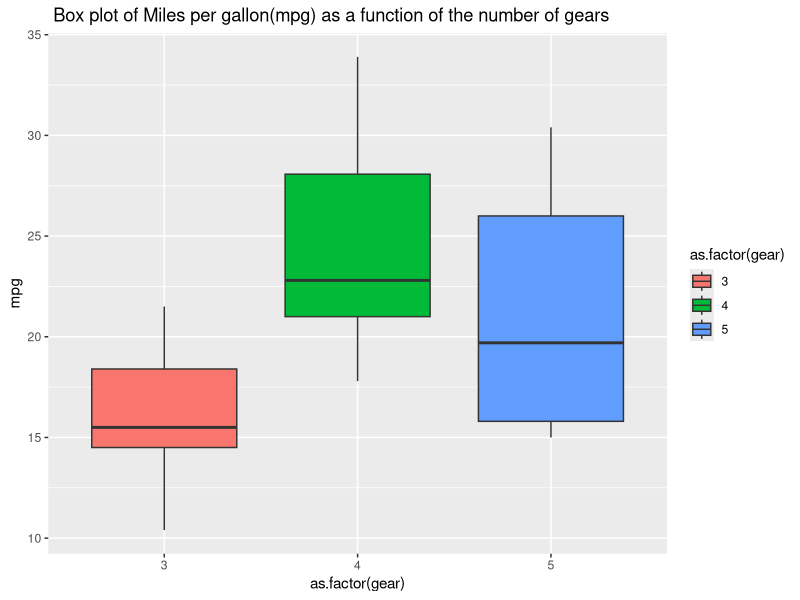
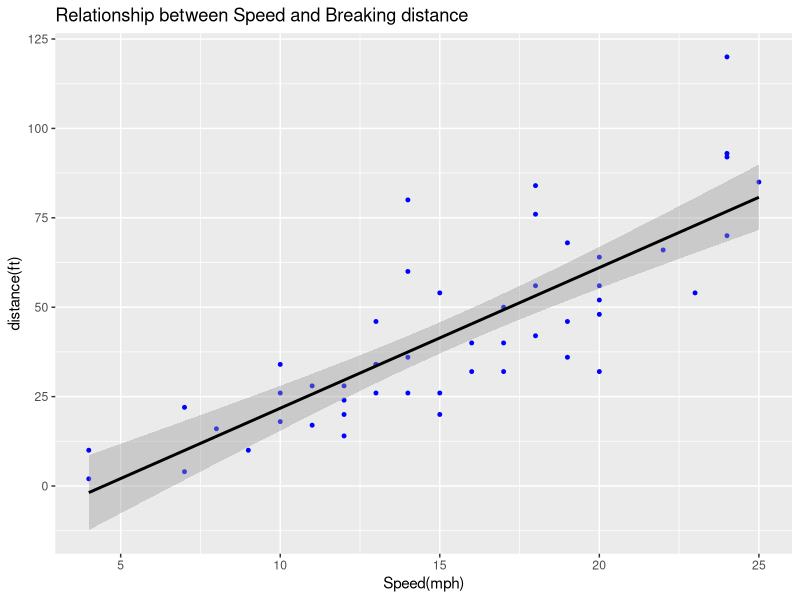

Source code (R) for these figures, in order:
## ---- chunk 1
# Task 3.1 
#R sum function,and vector specified. It will undertake calculation of the sum of all intergers between 5 and 55

sum(5:55)
## ---- chunk 2
#Task 3.2a
sumfun <- function(n){sum(5:n)}#sumfun function works by assigning n as function to calculate sum with changed n. So assign value of 10 to n, creation and running of sumfun function
sumfun(10)#sum(5:10)
## ---- chunk 3
#Task 3.2b
sumfun <- function(n){sum(5:n)}
sumfun(20)#sum(5:20) #So assign value of 20 to n, creation and running of sumfun function
## ---- chunk 4
#Task 3.2c
sumfun <- function(n){sum(5:n)}
sumfun(100)#sum(5:100) #So assign value of 100 to n, creation and running of sumfun function
## ---- chunk 5
#Task 3.3
fibseq<-seq(1,12)
fibseq[1]=1 # assignment of fibo value for the first entry 
fibseq[2]=1 ### assignment of fibo value for the second entry 
for (i in 3:12) # starting loop to find the entries between the third and twelth
fibseq[i]<-fibseq[i-1]+fibseq[i-2]
fibseq# print first 12 entries of the Fibonacci series after the first two entries
## ---- chunk 6
#Task 3.4
library(ggplot2)
ggplot(data = mtcars,#assigning the data being used
aes(x= as.factor (gear), y= mpg)) +
geom_boxplot(aes(fill= as.factor(gear) )) + ggtitle(" Box plot of Miles per gallon(mpg) as a function of the number of gears") 
# ggtitle add title aes aesthetic. as.factor convert variable #into factor

## ---- chunk 7
#3.5 
cars.lm<-lm(formula = dist~speed, data = cars)
summary(cars.lm)# to fit linear relationship between speed (in units of mph)and breaking distance (in units of feet) in the distance variable
# and using summary function as this provides value standard errors for #intercept and slope
## ---- chunk 8
#Task 3.6 
library(ggplot2)
data("cars")
#variable assigned as ggplot_1
ggplot_1 <- ggplot(data = cars, aes(x= speed, y=dist)) + geom_point(color='Blue', size = 1) + geom_smooth(method = "lm",color='Black',formula = "y ~ x")
#new variable ggplot_2 and add  x,y label and plot title
ggplot_2 <- ggplot_1 + ggtitle ("Relationship between Speed and Breaking distance")+ xlab("Speed(mph)")+ ylab("distance(ft)")
ggplot_2

## ---- chunk 9
#Task 3.7
library(ggplot2)

data <- cars
reg_data <- lm(dist ~ speed + I(speed^2), data=data)
reg_data
reg_data$coefficients[3]
